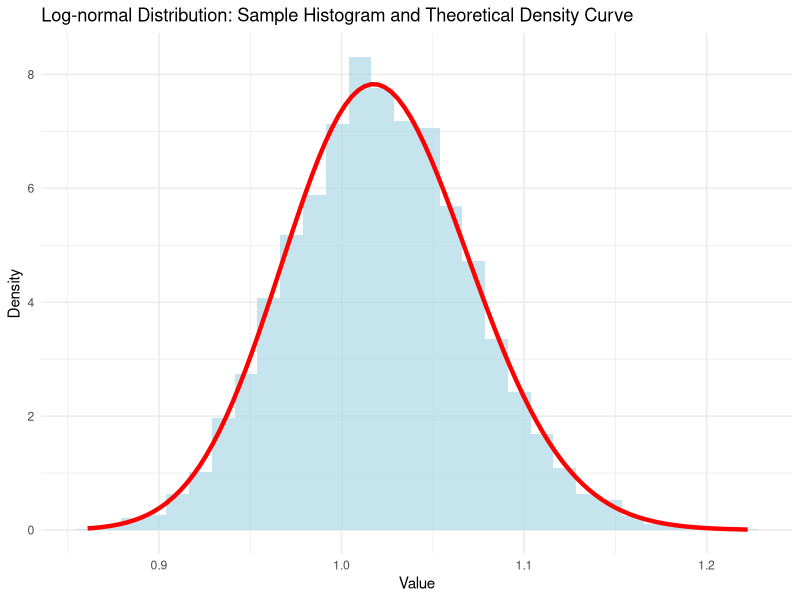

Write R code to recreate this figure.
# Q2 Monte Carlo Simulation
# Log-normal distribution, corresponding to normal μ=0.02, σ=0.05

# Load necessary libraries
library(ggplot2)

# Set seed
set.seed(1234)

# (a) Simulate 10000 samples (forbidden to use rlnorm())
cat("(a) Simulating 10000 log-normal distribution samples\n")
n <- 10000
mu <- 0.02
sigma <- 0.05

# First draw normal distribution samples, then apply exponential transformation to get log-normal distribution
normal_samples <- rnorm(n, mean=mu, sd=sigma)
lognormal_samples <- exp(normal_samples)

# Plot histogram
histogram_plot <- ggplot(data.frame(x=lognormal_samples), aes(x=x)) +
  geom_histogram(aes(y=..density..), bins=30, fill="lightblue", alpha=0.7) +
  labs(title="Log-normal Distribution Sample Histogram", x="Value", y="Density") +
  theme_minimal()

# (b) Draw theoretical density curve using dlnorm(), displayed in the same plot as the histogram
cat("(b) Drawing theoretical density curve\n")
histogram_plot <- histogram_plot +
  stat_function(fun=dlnorm, args=list(meanlog=mu, sdlog=sigma), 
                color="red", size=1.5) +
  labs(title="Log-normal Distribution: Sample Histogram and Theoretical Density Curve")

# Save plot
ggsave("Q2/histogram_density.png", plot=histogram_plot, width=8, height=6)

# (c) Theoretical mean and variance derivation (non-programming part)
# Here we only print theoretical values for reference
cat("(c) Theoretical mean and variance:\n")
theoretical_mean <- exp(mu + sigma^2/2)
theoretical_var <- (exp(sigma^2) - 1) * exp(2*mu + sigma^2)
cat("Theoretical mean: ", theoretical_mean, "\n")
cat("Theoretical variance: ", theoretical_var, "\n")

# Calculate experimental mean and variance for different sample sizes
sample_sizes <- c(10, 100, 1000, 10000, 100000)
experimental_means <- numeric(length(sample_sizes))
experimental_vars <- numeric(length(sample_sizes))

for (i in 1:length(sample_sizes)) {
  n_i <- sample_sizes[i]
  normal_samples_i <- rnorm(n_i, mean=mu, sd=sigma)
  lognormal_samples_i <- exp(normal_samples_i)
  experimental_means[i] <- mean(lognormal_samples_i)
  experimental_vars[i] <- var(lognormal_samples_i)
}

cat("Experimental mean and variance for different sample sizes:\n")
results <- data.frame(
  Sample_Size = sample_sizes,
  Experimental_Mean = experimental_means,
  Experimental_Var = experimental_vars,
  Theoretical_Mean = rep(theoretical_mean, length(sample_sizes)),
  Theoretical_Var = rep(theoretical_var, length(sample_sizes))
)
print(results)

# (d) Monte Carlo simulation: Estimate the probability of daily stock price increase ≥ 0.05
cat("(d) Monte Carlo simulation to estimate the probability of daily stock price increase ≥ 0.05\n")
# Stock price increase = log-normal variable - 1
price_increases <- lognormal_samples - 1
prob_mc <- mean(price_increases >= 0.05)
cat("Monte Carlo estimated probability: ", prob_mc, "\n")

# (e) Directly calculate the probability using R built-in functions and compare
cat("(e) Calculate probability using R built-in functions\n")
# P(X >= 1.05) where X~log-normal(mu, sigma^2)
prob_exact <- 1 - plnorm(1.05, meanlog=mu, sdlog=sigma)
cat("Exact probability: ", prob_exact, "\n")
cat("Difference between the two: ", abs(prob_mc - prob_exact), "\n")
